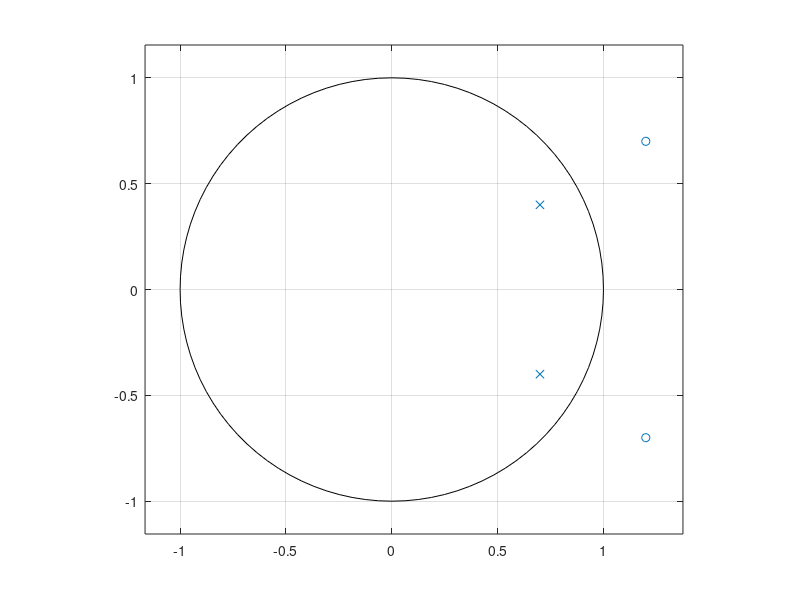
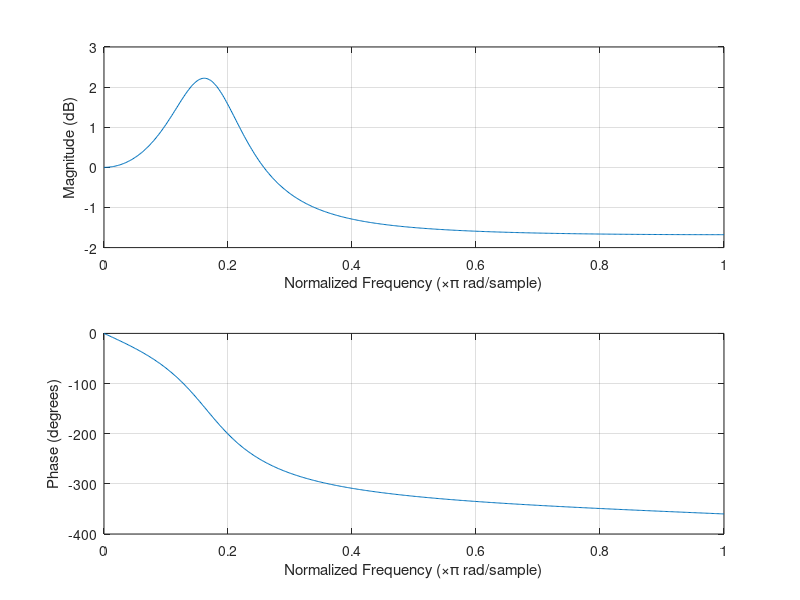
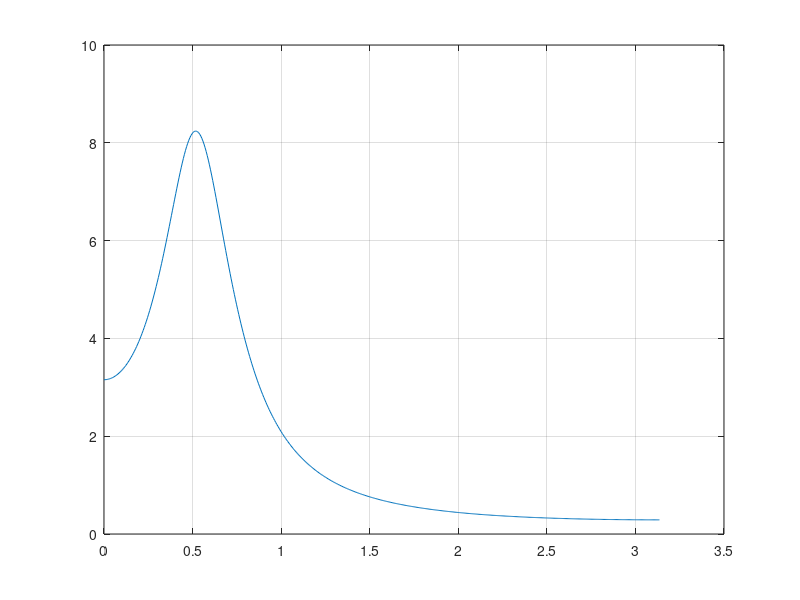
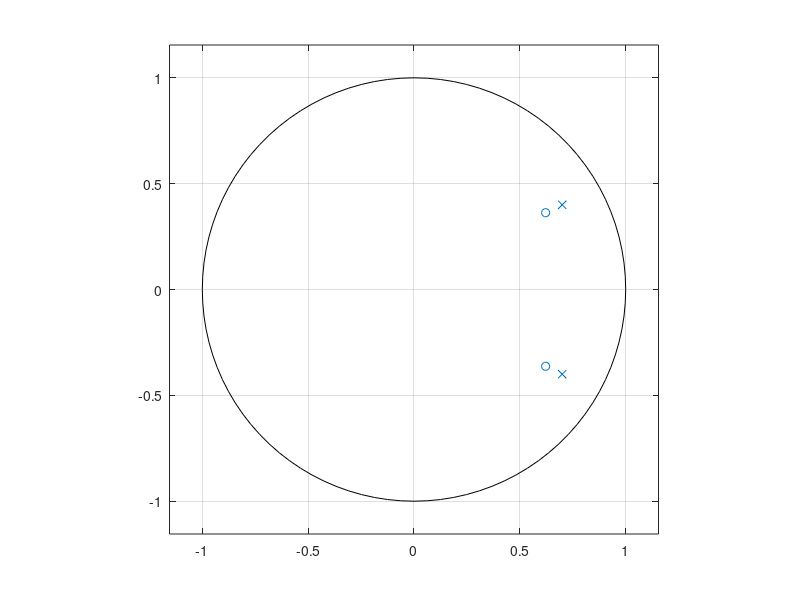

Reproduce these figures in MATLAB, in order.
%
% EXERCISE_4_1.M
%
% Exercise 4.1 from the Notes.
%

% first, specify the zeros and poles
zroots = [1.2 + j*0.7, 1.2 - j*0.7];
proots = [0.7 + j*0.4, 0.7 - j*0.4];

% convert the roots to numerator and denominator polynomials using the Matlab "poly" function
num_poly = poly(zroots);
den_poly = poly(proots);

% scale to get a DC gain of 1
gainDC = sum(num_poly)/sum(den_poly);
scalefac = 1/gainDC;
num_poly = scalefac * num_poly;

% get the pole-zero map and the frequency response
figure(1);
zplane(num_poly, den_poly);
grid on;

figure(2);
freqz(num_poly, den_poly);

figure(3);
grpdelay(num_poly, den_poly);

%%%%%%%%%%%%%%%%%%%%%%%%%%%%%%%%%%%%%%%%%%%%%%%
% NOW, REFLECT THE ZEROS IN THE UNIT CIRCLE
%%%%%%%%%%%%%%%%%%%%%%%%%%%%%%%%%%%%%%%%%%%%%%%
% use the polar form to get the "reflected" zero
rz = abs(zroots(1));
thetaz = angle(zroots(1));

rz2 = 1/rz;
zroots2(1) = rz2*exp(j*thetaz);
zroots2(2) = rz2*exp(-j*thetaz);

num_poly2 = poly(zroots2);

% scale to get a DC gain of 1
gainDC = sum(num_poly2)/sum(den_poly);
scalefac = 1/gainDC;
num_poly2 = scalefac * num_poly2;


% now, what does it look like?
% get the pole-zero map and the frequency response
figure(4);
zplane(num_poly2, den_poly);
grid on;

figure(5);
freqz(num_poly2, den_poly);

figure(6);
grpdelay(num_poly2, den_poly);


fprintf('\n\nFinished ...\n');

